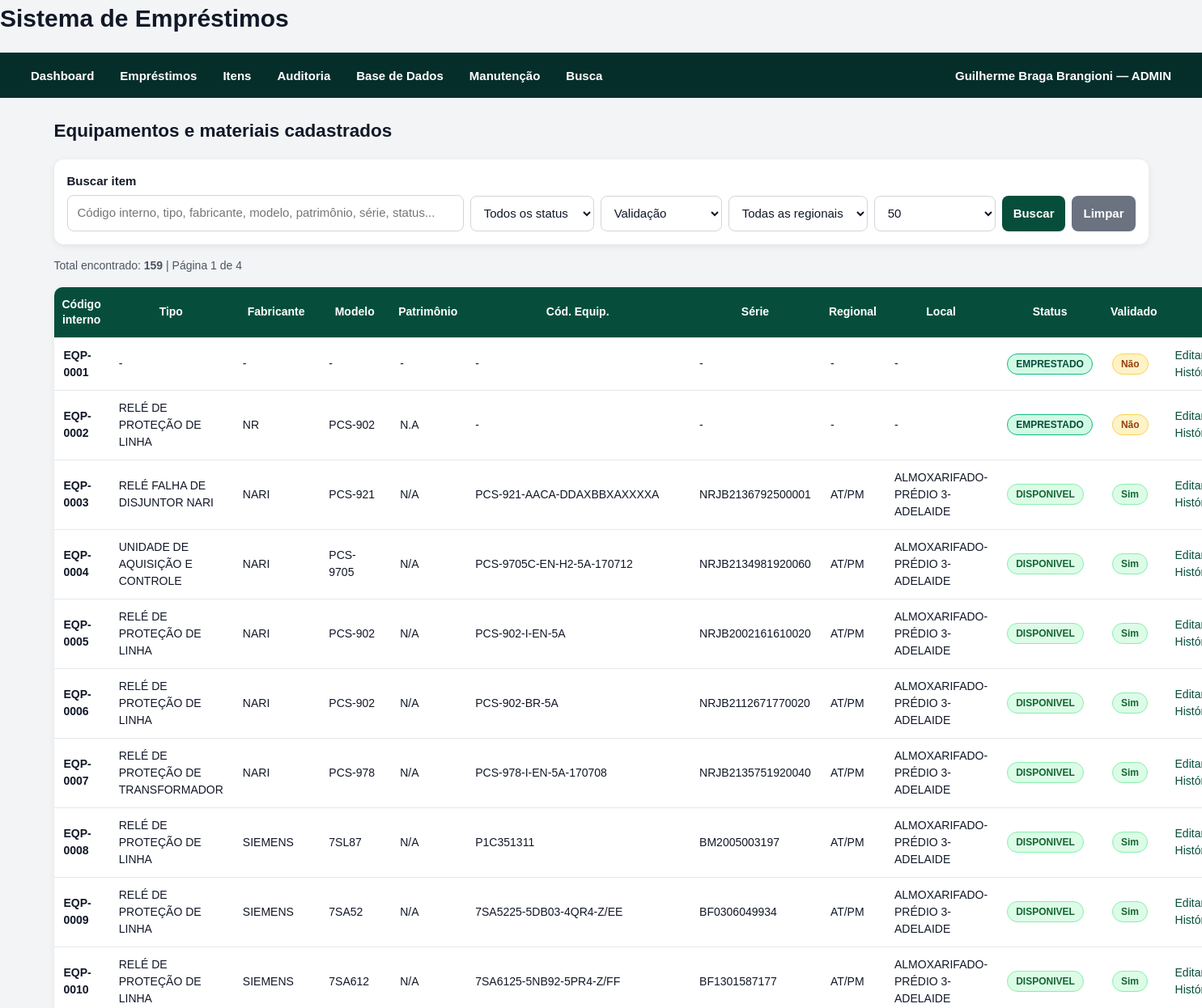
The app's page /itens/ (signed in, upper part), older data.
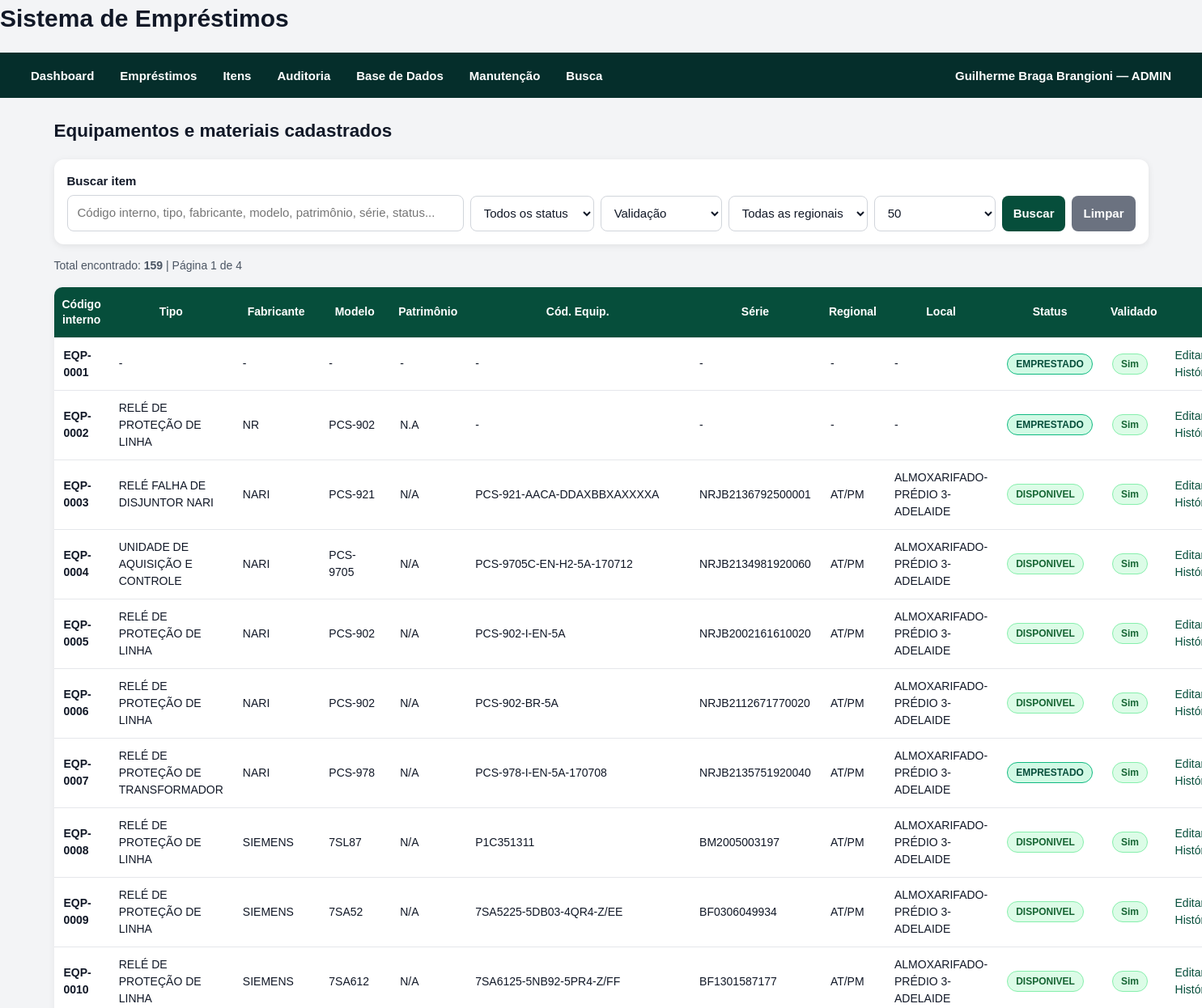
The same page, newer data.
### models/equipment.py (models this page shows)
class Equipment(db.Model):
    __tablename__ = "equipments"
    id = db.Column(db.Integer, primary_key=True)
    codigo_interno = db.Column(db.String(100), unique=True, index=True)
    nome = db.Column(db.String(255), nullable=False)
    nome_normalizado = db.Column(db.String(255), nullable=False, index=True)
    fabricante = db.Column(db.String(255))
    modelo = db.Column(db.String(255))
    tipo_equipamento = db.Column(db.String(255))
    patrimonio = db.Column(db.String(255), index=True)
    codigo_equipamento = db.Column(db.String(255), index=True)
    serial = db.Column(db.String(255), index=True)
    categoria = db.Column(db.String(255))
    status = db.Column(db.String(50), default="DISPONIVEL", index=True)
    status_planilha = db.Column(db.String(255))
    regional = db.Column(db.String(255))
    data_inventario = db.Column(db.DateTime)
    local_armazenagem = db.Column(db.String(255))
    subestacao_origem = db.Column(db.String(255))
    emprestado_para_planilha = db.Column(db.String(255))
    data_emprestimo_planilha = db.Column(db.DateTime)
    validado = db.Column(db.Boolean, default=False)
    observacoes = db.Column(db.Text)
    created_at = db.Column(db.DateTime, default=datetime.utcnow)
    updated_at = db.Column(
        db.DateTime,
        default=datetime.utcnow,
        onupdate=datetime.utcnow,
    )
    loan_items = db.relationship("LoanItem", back_populates="equipment")

### routes/equipment_routes.py (the view, shortened to what this page needs)
@equipment_bp.route("/")
def list_items():
    search_text = request.args.get("q", "").strip()
    status_filter = request.args.get("status", "").strip()
    validado_filter = request.args.get("validado", "").strip()
    regional_filter = request.args.get("regional", "").strip()
    page = request.args.get("page", 1, type=int)
    per_page = request.args.get("per_page", 50, type=int)
    if per_page not in [25, 50, 100]:
        per_page = 50
    query = Equipment.query
    if status_filter:
        query = query.filter(Equipment.status == status_filter)
    if validado_filter == "SIM":
        query = query.filter(Equipment.validado.is_(True))
    elif validado_filter == "NAO":
        query = query.filter(Equipment.validado.is_(False))
    if regional_filter:
        query = query.filter(Equipment.regional == regional_filter)
    pagination = query.order_by(
        Equipment.codigo_interno.asc(),
        Equipment.tipo_equipamento.asc(),
        Equipment.fabricante.asc(),
        Equipment.modelo.asc(),
    ).paginate(
        page=page,
        per_page=per_page,
        error_out=False,
    )
    equipments = pagination.items
    regionais = [
        row[0] for row in (
            db.session.query(Equipment.regional)
            .filter(Equipment.regional.isnot(None))
            .distinct()
            .order_by(Equipment.regional.asc())
            .all()
        )
        if row[0]
    ]
    return render_template(
        "equipment_list.html",
        equipments=equipments,
        pagination=pagination,
        search_text=search_text,
        status_filter=status_filter,
        validado_filter=validado_filter,
        regional_filter=regional_filter,
        regionais=regionais,
        per_page=per_page,
        status_options=[status.value for status in EquipmentStatus],
    )

### services/approval_service.py (called while the page is built, shortened)
    @staticmethod
    def count_pending_for_current_user() -> int:
        current_user = AuthService.get_current_user()
        if not current_user:
            return 0
        query = (
            Loan.query
            .join(Approver, Loan.approver_id == Approver.id)
            .filter(Loan.status == LoanStatus.PENDENTE_APROVACAO.value)
        )
        if current_user.role == UserRole.ADMIN.value:
            return query.count()

### services/auth_service.py (called while the page is built)
    @staticmethod
    def count_users() -> int:
        return SystemUser.query.count()

    @staticmethod
    def get_current_user() -> SystemUser | None:
        user_id = session.get(AuthService.SESSION_USER_ID_KEY)
        if not user_id:
            return None
        user = db.session.get(SystemUser, user_id)
        if not user or not user.active:
            AuthService.logout_user()
            return None
        return user

### utils/status_ui.py (called while the page is built)
def normalize_status(status: str) -> str:
    return str(status or "").strip().upper()

### templates/equipment_list.html (shortened to what this page needs)
{% extends "base.html" %}
{% block content %}
<h2>Equipamentos e materiais cadastrados</h2>
<form method="get" action="{{ url_for('equipment_bp.list_items') }}" class="search-form">
    <label for="q">Buscar item</label>
    <div class="search-row">
        <input
            type="text"
            id="q"
            name="q"
            value="{{ search_text or '' }}"
            placeholder="Código interno, tipo, fabricante, modelo, patrimônio, série, status..."
        >
        <select name="status">
            <option value="">Todos os status</option>
        </select>
        <select name="validado">
            <option value="">Validação</option>
        </select>
        <select name="regional">
            <option value="">Todas as regionais</option>
        </select>
        <select name="per_page">
            <option value="50" {% if per_page == 50 %}selected{% endif %}>50</option>
        </select>
        <button type="submit">Buscar</button>
        <a class="button secondary" href="{{ url_for('equipment_bp.list_items') }}">
            Limpar
        </a>
    </div>
</form>
<p class="hint">
    Total encontrado: <strong>{{ pagination.total }}</strong>
    | Página {{ pagination.page }} de {{ pagination.pages or 1 }}
</p>
<table>
    <thead>
        <tr>
            <th>Código interno</th>
            <th>Tipo</th>
            <th>Fabricante</th>
            <th>Modelo</th>
            <th>Patrimônio</th>
            <th>Cód. Equip.</th>
            <th>Série</th>
            <th>Regional</th>
            <th>Local</th>
            <th>Status</th>
            <th>Validado</th>
            <th></th>
        </tr>
    </thead>
    <tbody>
        {% if equipments %}
            {% for item in equipments %}
            <tr>
                <td><strong>{{ item.codigo_interno }}</strong></td>
                <td>{{ item.tipo_equipamento or "-" }}</td>
                <td>{{ item.fabricante or "-" }}</td>
                <td>{{ item.modelo or "-" }}</td>
                <td>{{ item.patrimonio or "-" }}</td>
                <td>{{ item.codigo_equipamento or "-" }}</td>
                <td>{{ item.serial or "-" }}</td>
                <td>{{ item.regional or "-" }}</td>
                <td>{{ item.local_armazenagem or "-" }}</td>
                <td>
                    <span class="status-badge {{ status_badge_class(item.status) }}">
                        {{ format_status_label(item.status) }}
                    </span>
                </td>
                <td>
                    {% if item.validado %}
                        <span class="status-badge status-success">Sim</span>
                    {% else %}
                        <span class="status-badge status-warning">Não</span>
                    {% endif %}
                </td>
                <td>
                    <a href="{{ url_for('equipment_bp.edit_item', equipment_id=item.id) }}">
                        Editar
                    </a>
                    <a href="{{ url_for('equipment_bp.item_history', equipment_id=item.id) }}">
                        Histórico
                    </a>
                </td>
            </tr>
            {% endfor %}
        {% else %}
            <tr>
                <td colspan="12">Nenhum item encontrado.</td>
            </tr>
        {% endif %}
    </tbody>
</table>
{% endblock %}

Row changes from the older to the newer data that the page shows:
changed Equipment "EQP-0001": validado "Não" → "Sim"
changed Equipment "EQP-0002": validado "Não" → "Sim"
changed Equipment "EQP-0007": status "DISPONIVEL" → "EMPRESTADO"
